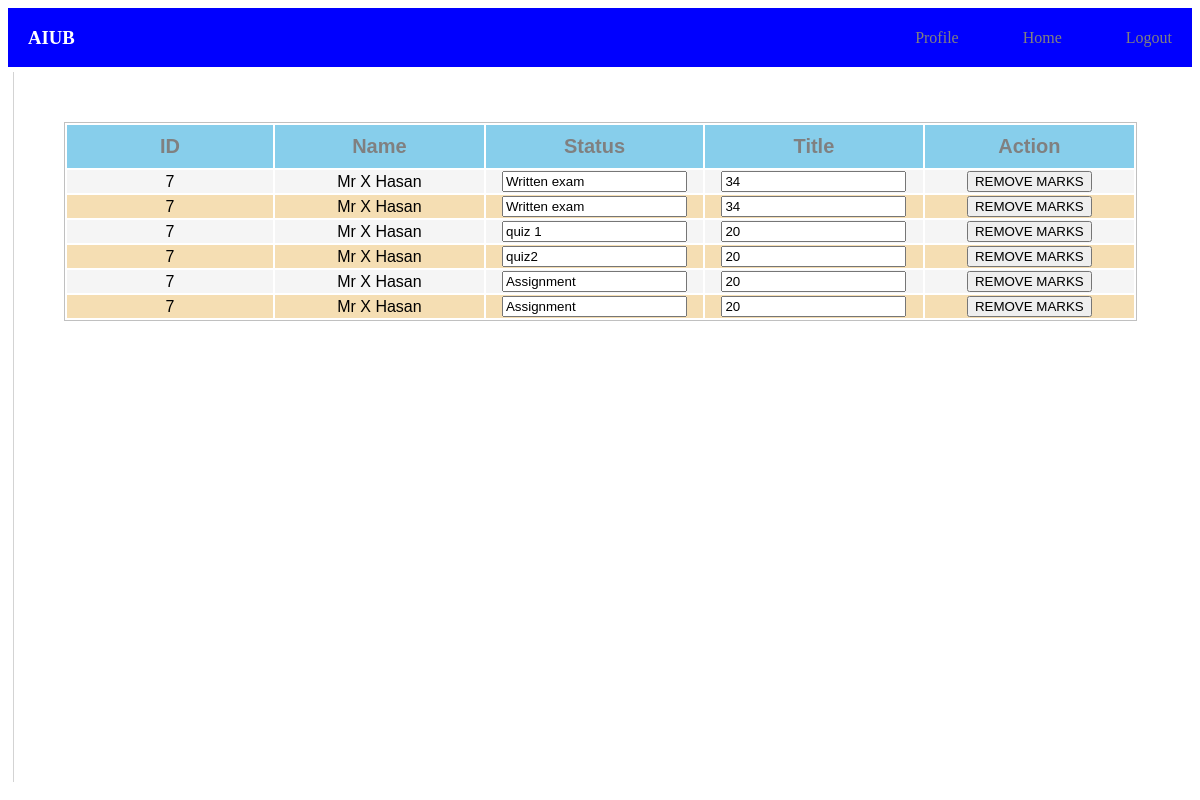
The app's page /Resources/view/Faculty/Marks.php?id=1 (signed in) with its own data.
### tables this page shows
CREATE TABLE `user` (
  `id` int(11) NOT NULL,
  `name` varchar(100) NOT NULL,
  `fname` varchar(100) NOT NULL,
  `mname` varchar(100) NOT NULL,
  `address` varchar(100) NOT NULL,
  `email` varchar(50) NOT NULL,
  `phone` varchar(11) NOT NULL,
  `password` varchar(100) NOT NULL,
  `type` varchar(100) NOT NULL
);

CREATE TABLE `result` (
  `id` int(11) NOT NULL,
  `stu_id` int(11) NOT NULL,
  `course_id` int(11) NOT NULL,
  `faculty_id` int(11) NOT NULL,
  `title` varchar(200) NOT NULL,
  `marks` int(11) NOT NULL,
  `exam` varchar(200) NOT NULL
);

### Resources/view/Faculty/Marks.php (the view, shortened to what this page needs)
<?php
$conn=getConnection();
$c_id = $_GET['id'];
$user = $_SESSION['user']['id'];
$sql="select * from result where course_id='{$c_id}' and faculty_id='{$user}'";
$result= mysqli_query($conn, $sql);
 if(isset($_SESSION['flag']))
{
?>
<!DOCTYPE html>
<html lang="en">
<head>
    <link rel="stylesheet" href="/University-Management/Resources/css/Admin/studentList.css">
</head>
<body>
    <div class="container">
        <div class="top-nav">
            <div class="left">
                <h3>AIUB <input type="hidden" id="faculty" value="<?=$user?>"></h3>
            </div>
            <div class="right">
                <ul>
                    <li> <a href="./facultyDetails.php"> <span>Profile</span> </a></li>
                    <li><a href="/University-Management/Resources/view/Faculty/Dashboard.php">Home</a> </li>
                    <li><a href="../../../Controller/Public/logout.php">Logout</a></li>
                </ul>
            </div>
        </div>
        <div class="main-content">
            <div class="right-main">
                <center>
                    <table>
                        <tr>
                            <th width="200px">ID</th>
                            <th width="200px">Name</th>
                            <th width="200px">Status</th>
                            <th width="200px">Title</th>
                            <th width="200px">Action</th>
                        </tr>
                        <?php while($row=mysqli_fetch_array($result)){?>
                        <?php
                        $sql2="select * from user where id='{$row['stu_id']}'";
                        $result2= mysqli_query($conn, $sql2);
                     ?>
                        <tr>
                            <?php while($r=mysqli_fetch_array($result2)){?>
                            <td><span id="stu-id"><?php echo $r['id'];?></span></td>
                            <td><?php echo $r['name'];?></td>
                            <?php } ?>
                            <td><input type="text" id="title" value="<?php echo $row['title'];?>"></td>
                            <td><input type="number" id="marks" value="<?php echo $row['marks'];?>"></td>
                            <td><a
                                    href="/University-Management/Controller/Faculty/removeMarks.php?id=<?= $row['id'];?>"><button
                                        id="remove-marks">REMOVE MARKS</button></a></td>
                        </tr>
                        <?php } ?>
                    </table>
                </center>
            </div>
        </div>
    </div>
</body>
</html>
<?php
}
else
{
    header('location:../Public/login.php');
}
?>

### Resources/css/Admin/studentList.css (style rules this page uses)
.top-nav { display: flex; justify-content: space-between; align-items: center; padding: 0 20px; background-color: blue; color: white; }
.top-nav>.right>ul { display: flex; gap: 4rem; list-style: none; }
.main-content { display: flex; height: 90vh; }
a { color: gray; text-decoration: none; }
.main-content>.right-main { flex: 2; display: flex; border-left: 1px solid lightgray; margin: 5px; }
table { margin: 50px; border: solid silver 1px; }
th { font-size: 20px; font-family: sans-serif; padding: 10px; background:skyblue; color: gray; }
tr:nth-child(even) { background: whitesmoke; }
td { font-family: sans-serif; text-align: center; }
tr:nth-child(odd) { background: wheat; }

### records on screen
result: title "Written exam", marks "34"
user: id "7", name "Mr X Hasan"
result: title "Written exam", marks "34"
result: title "quiz 1", marks "20"
result: title "quiz2", marks "20"
result: title "Assignment", marks "20"
result: title "Assignment", marks "20"
